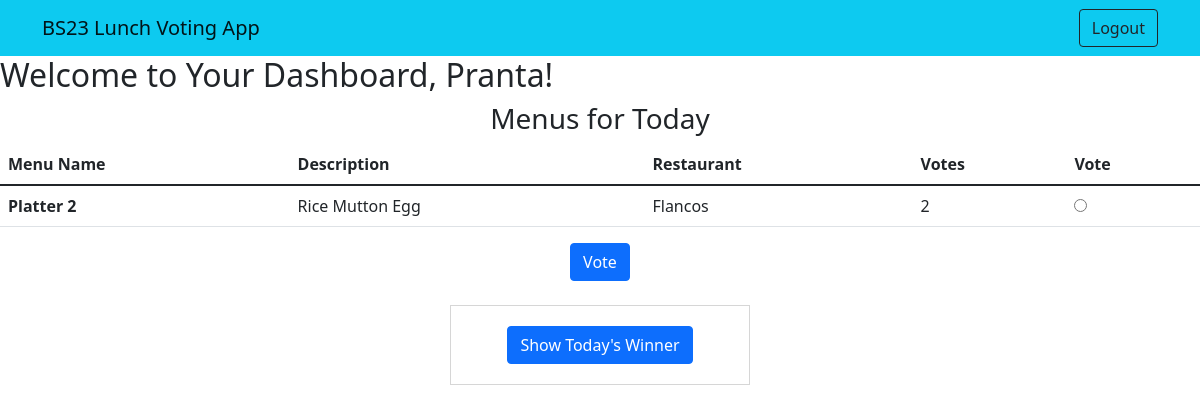
/user_dashboard (signed in), run on an earlier commit of the app's database.
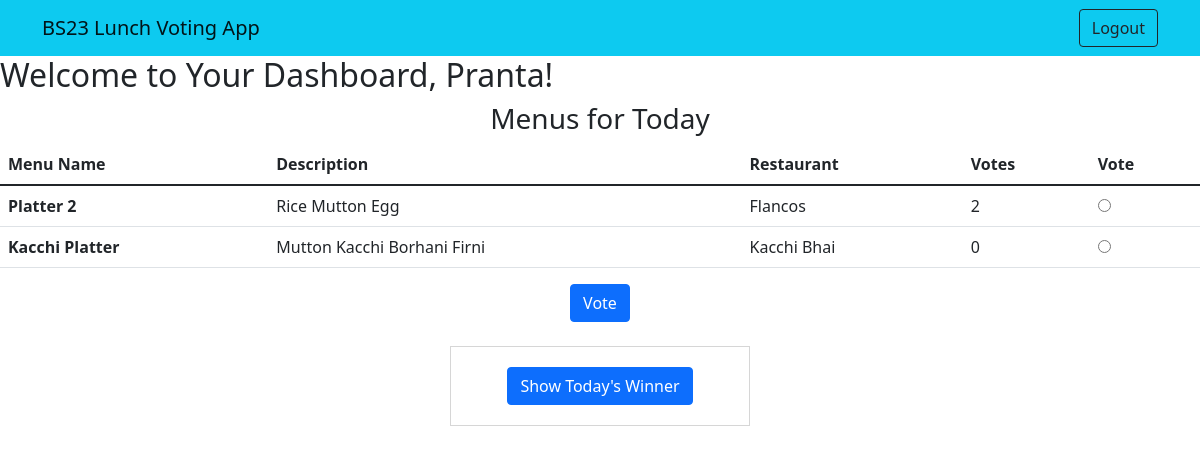
And on a later commit of the database.
### authentication/models.py (models this page shows, shortened)
class Employee(AbstractUser):
    name = models.CharField(max_length=255)

### restaurant_lunch_vote/models.py (models this page shows, shortened)
class Menu(models.Model):
    restaurant = models.ForeignKey(Restaurant, on_delete=models.CASCADE)
    name = models.CharField(max_length=255)
    description = models.TextField()
    date = models.DateField()

class Restaurant(models.Model):
    name = models.CharField(max_length=255)

### restaurant_lunch_vote/views.py (the view)
# urls.py: path('user_dashboard',user_dashboard,name="user_dashboard"),
@login_required
def user_dashboard(request):
    current_day_menus = Menu.objects.filter(date=date.today()).annotate(vote_count=Count('vote')).order_by('-vote_count')
    return render(request, 'employee_dashboard.html', {'menus': current_day_menus})

### templates/employee_dashboard.html (shortened to what this page needs)
{% extends 'base.html' %}
{% block content %}
<h2>Welcome to Your Dashboard, {{ request.user.name }}!</h2>
<h3 class="text-center">Menus for Today</h3>
<div >
    <form method="post" action="{% url 'vote' %}">
        <table class="table">
            <thead>
              <tr>
                <th scope="col">Menu Name</th>
                <th scope="col">Description</th>
                <th scope="col">Restaurant</th>
                <th scope="col">Votes</th>
                <th scope="col">Vote</th>
              </tr>
            </thead>
            <tbody>
                {% for menu in menus %}
                  <tr>
                    <th scope="row">{{menu.name}}</th>
                    <td>{{menu.description}}</td>
                    <td>{{menu.restaurant.name}}</td>
                    <td>{{menu.vote_count}}</td>
                    <td><input type="radio" name="menu_id" value="{{ menu.id }}"></td>
                  </tr>
                {% endfor %}
                </tbody>
              </table>
              <div class="text-center">
              <button class="btn btn-primary" type="submit">Vote</button>
              </div>
              <br>
    </form>
</div>
<div class='center-box'>
    <a type="button"
        href="restaurants/show-results"
        class="btn btn-primary"
    >
        Show Today's Winner
    </a>
</div>
{% endblock %}

### templates/base.html (shortened to what this page needs)
{% load static %}
<!DOCTYPE html>
<html lang="en">
<head>
    <link href="https://cdn.jsdelivr.net/npm/bootstrap@5.1.3/dist/css/bootstrap.min.css" rel="stylesheet">
    <link rel="stylesheet" type="text/css" href="{% static 'css/home.css' %}">
</head>
<body>
    <header>
        <nav class="navbar navbar-expand-lg navbar-light bg-info">
            <div class="container-md">
                <a class="navbar-brand" href="">BS23 Lunch Voting App</a>
                <button class="btn btn-outline-dark ml-auto" onclick="location.href='{% url 'logout' %}'">Logout</button>
            </div>
        </nav>
    </header>
    <main>
        {% block content %}{% endblock %}
    </main>
</body>
</html>

### static/css/home.css (style rules this page uses)
.center-box { width: 300px; margin: 0 auto; text-align: center; padding: 20px; border: 1px solid #cccc; }

What changed in the data, as far as the page shows it:
added Menu: name "Kacchi Platter", description "Mutton Kacchi Borhani Firni", restaurant.name "Kacchi Bhai", vote_count "0"
